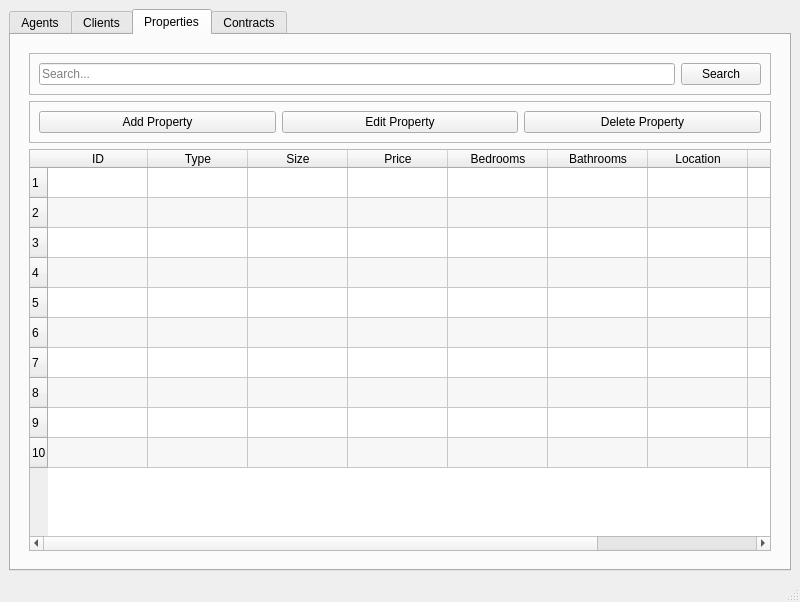
<?xml version="1.0" encoding="UTF-8"?>
<ui version="4.0">
 <class>MainWindow</class>
 <widget class="QMainWindow" name="MainWindow">
  <property name="geometry">
   <rect>
    <x>0</x>
    <y>0</y>
    <width>800</width>
    <height>602</height>
   </rect>
  </property>
  <property name="maximumSize">
   <size>
    <width>16777215</width>
    <height>16777215</height>
   </size>
  </property>
  <property name="windowTitle">
   <string>Real Estate CRM</string>
  </property>
  <widget class="QWidget" name="centralwidget">
   <layout class="QVBoxLayout" name="verticalLayout">
    <item>
     <widget class="QTabWidget" name="tab">
      <property name="sizePolicy">
       <sizepolicy hsizetype="Expanding" vsizetype="Expanding">
        <horstretch>0</horstretch>
        <verstretch>0</verstretch>
       </sizepolicy>
      </property>
      <property name="maximumSize">
       <size>
        <width>917</width>
        <height>586</height>
       </size>
      </property>
      <property name="tabPosition">
       <enum>QTabWidget::TabPosition::North</enum>
      </property>
      <property name="currentIndex">
       <number>2</number>
      </property>
      <property name="movable">
       <bool>false</bool>
      </property>
      <widget class="QWidget" name="Agents">
       <property name="maximumSize">
        <size>
         <width>774</width>
         <height>491</height>
        </size>
       </property>
       <attribute name="title">
        <string>Agents</string>
       </attribute>
       <layout class="QVBoxLayout" name="verticalLayout_2">
        <item>
         <widget class="QWidget" name="agentWidget" native="true">
          <property name="sizePolicy">
           <sizepolicy hsizetype="Expanding" vsizetype="Expanding">
            <horstretch>0</horstretch>
            <verstretch>0</verstretch>
           </sizepolicy>
          </property>
          <property name="maximumSize">
           <size>
            <width>16777215</width>
            <height>16777215</height>
           </size>
          </property>
          <layout class="QVBoxLayout" name="verticalLayout_3">
           <item>
            <widget class="QFrame" name="frame">
             <property name="frameShape">
              <enum>QFrame::Shape::StyledPanel</enum>
             </property>
             <property name="frameShadow">
              <enum>QFrame::Shadow::Raised</enum>
             </property>
             <layout class="QHBoxLayout" name="horizontalLayout">
              <item>
               <widget class="QLineEdit" name="agentSearchEdit">
                <property name="placeholderText">
                 <string>Search...</string>
                </property>
               </widget>
              </item>
              <item>
               <widget class="QPushButton" name="agentSearchButton">
                <property name="text">
                 <string>Search</string>
                </property>
               </widget>
              </item>
             </layout>
            </widget>
           </item>
           <item>
            <widget class="QFrame" name="frame_2">
             <property name="frameShape">
              <enum>QFrame::Shape::StyledPanel</enum>
             </property>
             <property name="frameShadow">
              <enum>QFrame::Shadow::Raised</enum>
             </property>
             <layout class="QHBoxLayout" name="horizontalLayout_2">
              <item>
               <widget class="QPushButton" name="addAgent">
                <property name="text">
                 <string>Add Agent</string>
                </property>
               </widget>
              </item>
              <item>
               <widget class="QPushButton" name="editAgent">
                <property name="text">
                 <string>Edit Agent</string>
                </property>
               </widget>
              </item>
              <item>
               <widget class="QPushButton" name="deleteAgent">
                <property name="text">
                 <string>Delete Agent</string>
                </property>
               </widget>
              </item>
             </layout>
            </widget>
           </item>
           <item>
            <widget class="QTableWidget" name="agentsTable">
             <property name="alternatingRowColors">
              <bool>true</bool>
             </property>
             <property name="selectionMode">
              <enum>QAbstractItemView::SelectionMode::SingleSelection</enum>
             </property>
             <property name="selectionBehavior">
              <enum>QAbstractItemView::SelectionBehavior::SelectRows</enum>
             </property>
             <property name="gridStyle">
              <enum>Qt::PenStyle::SolidLine</enum>
             </property>
             <property name="sortingEnabled">
              <bool>true</bool>
             </property>
             <property name="rowCount">
              <number>10</number>
             </property>
             <property name="columnCount">
              <number>7</number>
             </property>
             <row/>
             <row/>
             <row/>
             <row/>
             <row/>
             <row/>
             <row/>
             <row/>
             <row/>
             <row/>
             <column>
              <property name="text">
               <string>ID</string>
              </property>
             </column>
             <column>
              <property name="text">
               <string>First Name</string>
              </property>
             </column>
             <column>
              <property name="text">
               <string>Last Name</string>
              </property>
             </column>
             <column>
              <property name="text">
               <string>Phone</string>
              </property>
             </column>
             <column>
              <property name="text">
               <string>Email</string>
              </property>
             </column>
             <column>
              <property name="text">
               <string>Start Date </string>
              </property>
             </column>
             <column>
              <property name="text">
               <string>End Date</string>
              </property>
             </column>
            </widget>
           </item>
          </layout>
         </widget>
        </item>
       </layout>
      </widget>
      <widget class="QWidget" name="Clients">
       <property name="maximumSize">
        <size>
         <width>797</width>
         <height>534</height>
        </size>
       </property>
       <attribute name="title">
        <string>Clients</string>
       </attribute>
       <layout class="QVBoxLayout" name="verticalLayout_4">
        <item>
         <widget class="QWidget" name="widget_2" native="true">
          <layout class="QVBoxLayout" name="verticalLayout_5">
           <item>
            <widget class="QFrame" name="frame_3">
             <property name="frameShape">
              <enum>QFrame::Shape::StyledPanel</enum>
             </property>
             <property name="frameShadow">
              <enum>QFrame::Shadow::Raised</enum>
             </property>
             <layout class="QHBoxLayout" name="horizontalLayout_3">
              <item>
               <widget class="QLineEdit" name="clientSearchEdit">
                <property name="placeholderText">
                 <string>Search...</string>
                </property>
               </widget>
              </item>
              <item>
               <widget class="QPushButton" name="clientSearchButton">
                <property name="text">
                 <string>Search</string>
                </property>
               </widget>
              </item>
             </layout>
            </widget>
           </item>
           <item>
            <widget class="QFrame" name="frame_4">
             <property name="frameShape">
              <enum>QFrame::Shape::StyledPanel</enum>
             </property>
             <property name="frameShadow">
              <enum>QFrame::Shadow::Raised</enum>
             </property>
             <layout class="QHBoxLayout" name="horizontalLayout_4">
              <item>
               <widget class="QPushButton" name="addClient">
                <property name="text">
                 <string>Add Client</string>
                </property>
               </widget>
              </item>
              <item>
               <widget class="QPushButton" name="editClient">
                <property name="text">
                 <string>Edit Client</string>
                </property>
               </widget>
              </item>
              <item>
               <widget class="QPushButton" name="deleteClient">
                <property name="text">
                 <string>Delete Client</string>
                </property>
               </widget>
              </item>
             </layout>
            </widget>
           </item>
           <item>
            <widget class="QTableWidget" name="clientsTable">
             <property name="alternatingRowColors">
              <bool>true</bool>
             </property>
             <property name="selectionMode">
              <enum>QAbstractItemView::SelectionMode::SingleSelection</enum>
             </property>
             <property name="selectionBehavior">
              <enum>QAbstractItemView::SelectionBehavior::SelectRows</enum>
             </property>
             <property name="sortingEnabled">
              <bool>true</bool>
             </property>
             <property name="rowCount">
              <number>10</number>
             </property>
             <property name="columnCount">
              <number>8</number>
             </property>
             <row/>
             <row/>
             <row/>
             <row/>
             <row/>
             <row/>
             <row/>
             <row/>
             <row/>
             <row/>
             <column>
              <property name="text">
               <string>ID</string>
              </property>
             </column>
             <column>
              <property name="text">
               <string>First Name</string>
              </property>
             </column>
             <column>
              <property name="text">
               <string>Last Name</string>
              </property>
             </column>
             <column>
              <property name="text">
               <string>Phone</string>
              </property>
             </column>
             <column>
              <property name="text">
               <string>Email</string>
              </property>
             </column>
             <column>
              <property name="text">
               <string>Married</string>
              </property>
             </column>
             <column>
              <property name="text">
               <string>Budget</string>
              </property>
             </column>
             <column>
              <property name="text">
               <string>BudgetType</string>
              </property>
             </column>
            </widget>
           </item>
          </layout>
         </widget>
        </item>
       </layout>
      </widget>
      <widget class="QWidget" name="Properties">
       <property name="maximumSize">
        <size>
         <width>797</width>
         <height>534</height>
        </size>
       </property>
       <attribute name="title">
        <string>Properties</string>
       </attribute>
       <layout class="QVBoxLayout" name="verticalLayout_6">
        <item>
         <widget class="QWidget" name="widget_3" native="true">
          <layout class="QVBoxLayout" name="verticalLayout_7">
           <item>
            <widget class="QFrame" name="frame_5">
             <property name="frameShape">
              <enum>QFrame::Shape::StyledPanel</enum>
             </property>
             <property name="frameShadow">
              <enum>QFrame::Shadow::Raised</enum>
             </property>
             <layout class="QHBoxLayout" name="horizontalLayout_6">
              <item>
               <widget class="QLineEdit" name="propertySearchEdit">
                <property name="placeholderText">
                 <string>Search...</string>
                </property>
               </widget>
              </item>
              <item>
               <widget class="QPushButton" name="propertySearchButton">
                <property name="text">
                 <string>Search</string>
                </property>
               </widget>
              </item>
             </layout>
            </widget>
           </item>
           <item>
            <widget class="QFrame" name="frame_6">
             <property name="frameShape">
              <enum>QFrame::Shape::StyledPanel</enum>
             </property>
             <property name="frameShadow">
              <enum>QFrame::Shadow::Raised</enum>
             </property>
             <layout class="QHBoxLayout" name="horizontalLayout_5">
              <item>
               <widget class="QPushButton" name="addProperty">
                <property name="text">
                 <string>Add Property</string>
                </property>
               </widget>
              </item>
              <item>
               <widget class="QPushButton" name="editProperty">
                <property name="text">
                 <string>Edit Property</string>
                </property>
               </widget>
              </item>
              <item>
               <widget class="QPushButton" name="deleteProperty">
                <property name="text">
                 <string>Delete Property</string>
                </property>
               </widget>
              </item>
             </layout>
            </widget>
           </item>
           <item>
            <widget class="QTableWidget" name="propertiesTable">
             <property name="alternatingRowColors">
              <bool>true</bool>
             </property>
             <property name="selectionMode">
              <enum>QAbstractItemView::SelectionMode::SingleSelection</enum>
             </property>
             <property name="selectionBehavior">
              <enum>QAbstractItemView::SelectionBehavior::SelectRows</enum>
             </property>
             <property name="sortingEnabled">
              <bool>true</bool>
             </property>
             <property name="rowCount">
              <number>10</number>
             </property>
             <row/>
             <row/>
             <row/>
             <row/>
             <row/>
             <row/>
             <row/>
             <row/>
             <row/>
             <row/>
             <column>
              <property name="text">
               <string>ID</string>
              </property>
             </column>
             <column>
              <property name="text">
               <string>Type</string>
              </property>
             </column>
             <column>
              <property name="text">
               <string>Size</string>
              </property>
             </column>
             <column>
              <property name="text">
               <string>Price</string>
              </property>
             </column>
             <column>
              <property name="text">
               <string>Bedrooms</string>
              </property>
             </column>
             <column>
              <property name="text">
               <string>Bathrooms</string>
              </property>
             </column>
             <column>
              <property name="text">
               <string>Location</string>
              </property>
             </column>
             <column>
              <property name="text">
               <string>Available</string>
              </property>
             </column>
             <column>
              <property name="text">
               <string>Listing Type</string>
              </property>
             </column>
            </widget>
           </item>
          </layout>
         </widget>
        </item>
       </layout>
      </widget>
      <widget class="QWidget" name="Contracts">
       <property name="maximumSize">
        <size>
         <width>797</width>
         <height>534</height>
        </size>
       </property>
       <attribute name="title">
        <string>Contracts</string>
       </attribute>
       <layout class="QVBoxLayout" name="verticalLayout_8">
        <item>
         <widget class="QWidget" name="widget_4" native="true">
          <layout class="QVBoxLayout" name="verticalLayout_9">
           <item>
            <widget class="QFrame" name="frame_7">
             <property name="frameShape">
              <enum>QFrame::Shape::StyledPanel</enum>
             </property>
             <property name="frameShadow">
              <enum>QFrame::Shadow::Raised</enum>
             </property>
             <layout class="QHBoxLayout" name="horizontalLayout_7">
              <item>
               <widget class="QLineEdit" name="contractSearchEdit">
                <property name="placeholderText">
                 <string>Search...</string>
                </property>
               </widget>
              </item>
              <item>
               <widget class="QPushButton" name="contractSearchButton">
                <property name="text">
                 <string>Search</string>
                </property>
               </widget>
              </item>
             </layout>
            </widget>
           </item>
           <item>
            <widget class="QFrame" name="frame_8">
             <property name="frameShape">
              <enum>QFrame::Shape::StyledPanel</enum>
             </property>
             <property name="frameShadow">
              <enum>QFrame::Shadow::Raised</enum>
             </property>
             <layout class="QHBoxLayout" name="horizontalLayout_8">
              <item>
               <widget class="QPushButton" name="addContract">
                <property name="text">
                 <string>Add Contract</string>
                </property>
               </widget>
              </item>
              <item>
               <widget class="QPushButton" name="editContract">
                <property name="text">
                 <string>Edit Contract</string>
                </property>
               </widget>
              </item>
              <item>
               <widget class="QPushButton" name="deleteContract">
                <property name="text">
                 <string>Delete Contract</string>
                </property>
               </widget>
              </item>
             </layout>
            </widget>
           </item>
           <item>
            <widget class="QTableWidget" name="contractsTable">
             <property name="alternatingRowColors">
              <bool>true</bool>
             </property>
             <property name="selectionMode">
              <enum>QAbstractItemView::SelectionMode::SingleSelection</enum>
             </property>
             <property name="selectionBehavior">
              <enum>QAbstractItemView::SelectionBehavior::SelectRows</enum>
             </property>
             <property name="sortingEnabled">
              <bool>true</bool>
             </property>
             <property name="rowCount">
              <number>10</number>
             </property>
             <row/>
             <row/>
             <row/>
             <row/>
             <row/>
             <row/>
             <row/>
             <row/>
             <row/>
             <row/>
             <column>
              <property name="text">
               <string>ID</string>
              </property>
             </column>
             <column>
              <property name="text">
               <string>Property ID</string>
              </property>
             </column>
             <column>
              <property name="text">
               <string>Client ID</string>
              </property>
             </column>
             <column>
              <property name="text">
               <string>Agent ID</string>
              </property>
             </column>
             <column>
              <property name="text">
               <string>Price</string>
              </property>
             </column>
             <column>
              <property name="text">
               <string>Start Date</string>
              </property>
             </column>
             <column>
              <property name="text">
               <string>End Date</string>
              </property>
             </column>
             <column>
              <property name="text">
               <string>Type</string>
              </property>
             </column>
             <column>
              <property name="text">
               <string>Active</string>
              </property>
             </column>
            </widget>
           </item>
          </layout>
         </widget>
        </item>
       </layout>
      </widget>
     </widget>
    </item>
   </layout>
  </widget>
  <widget class="QMenuBar" name="menubar">
   <property name="geometry">
    <rect>
     <x>0</x>
     <y>0</y>
     <width>800</width>
     <height>25</height>
    </rect>
   </property>
  </widget>
  <widget class="QStatusBar" name="statusbar"/>
 </widget>
 <resources/>
 <connections/>
</ui>
